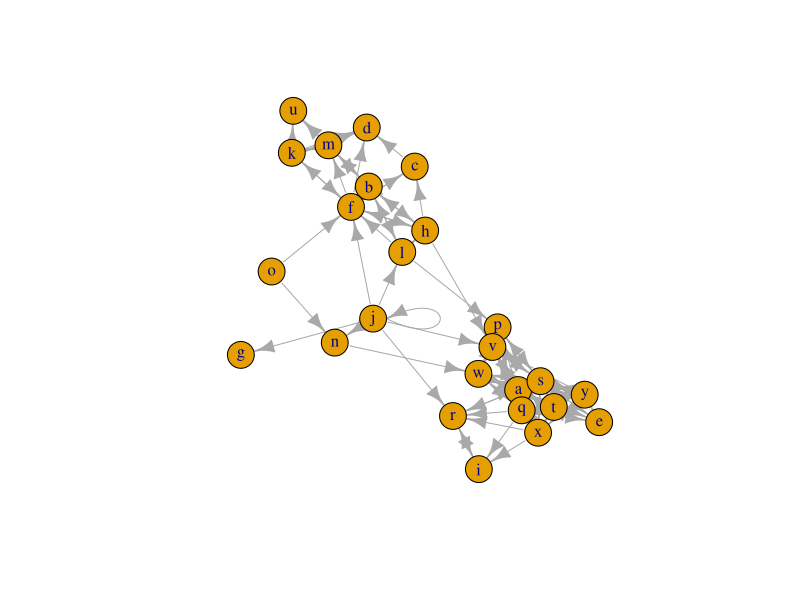
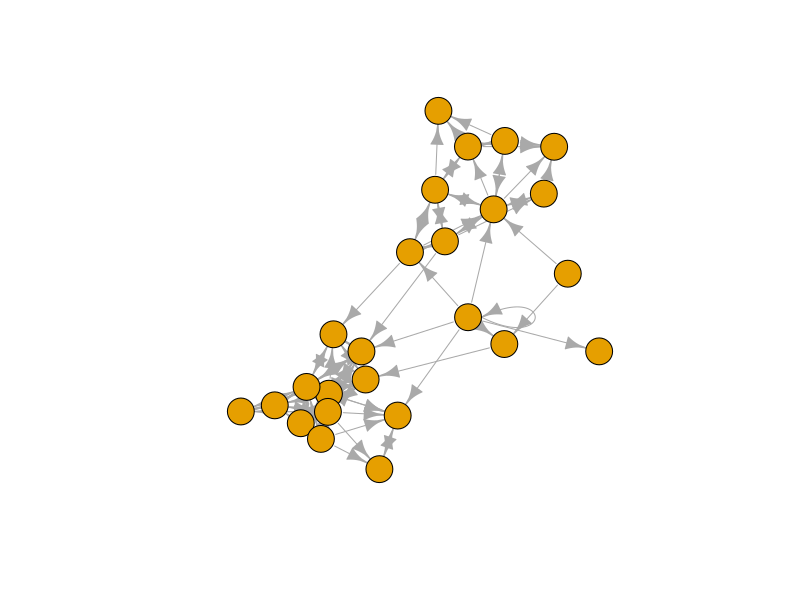
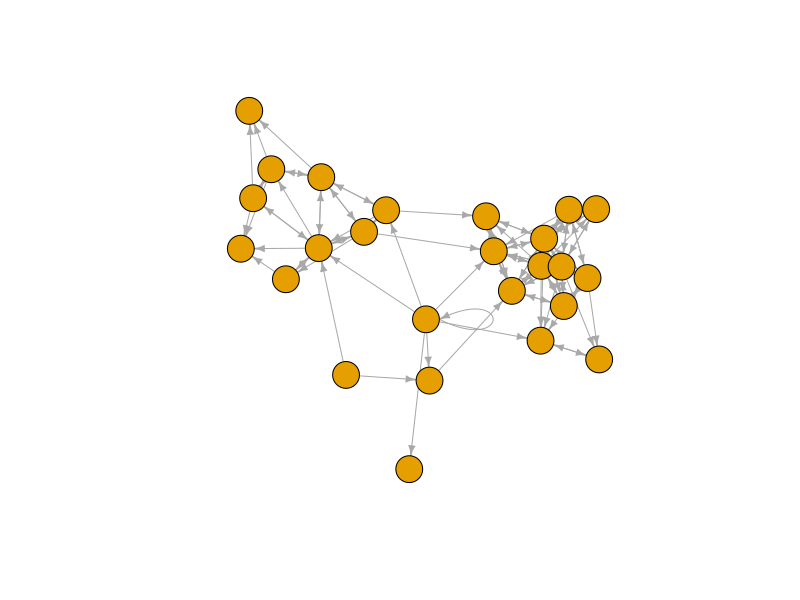
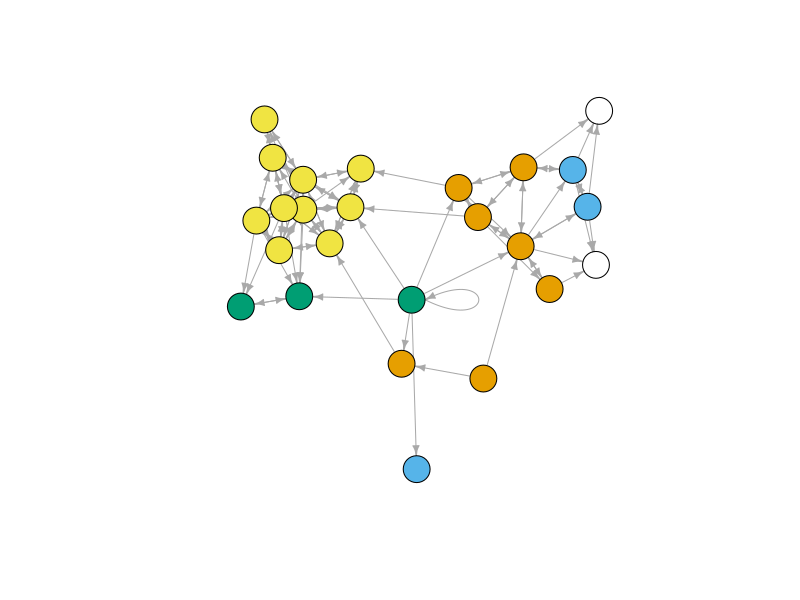
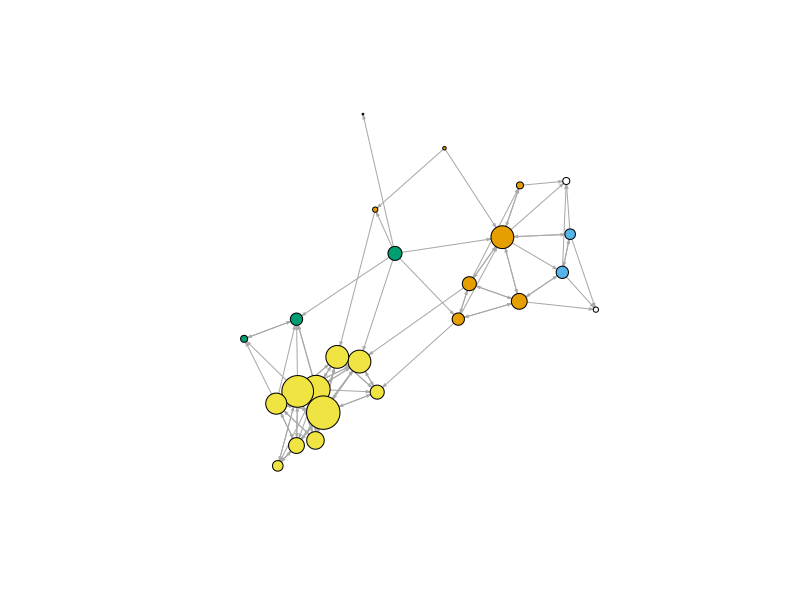
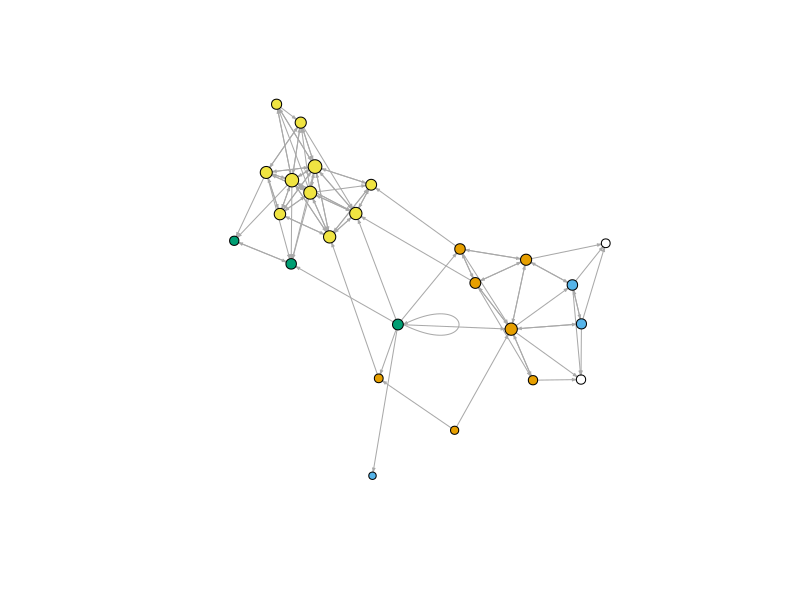
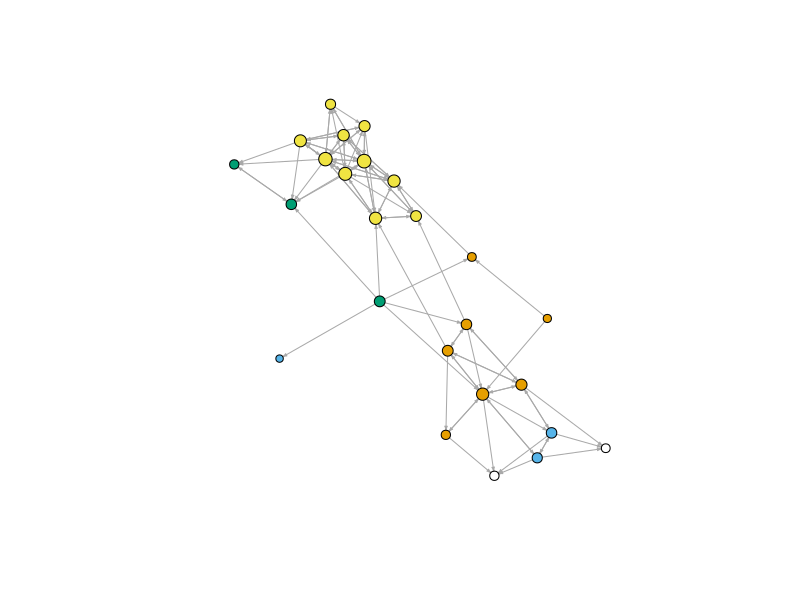

Write the R code that produced these figures, in order.

### packages, working directory ###########################

library(tidyverse)
library(igraph)

file.stem <- paste0("C:/Users/",
                    Sys.info()["user"],
                    "/OneDrive - University of Edinburgh/")

setwd(paste0(file.stem,"research/networks_sicss/networks_sicss"))

# data are from students taking a social networks class in 2022
# a tie indicates that focal student (ego) nominated another student (alter)
# on a social network survey
# contact frequency is the frequency of interaction
# contact type 

contact.freq <- read.csv("data/contact_frequency.csv")
contact.type <- read.csv("data/contact_type.csv")
attributes <- read.csv("data/respondent_attributes.csv")

# note that 'degree' in the attributes files refers to the *degree programme*
# that students are taking - not degree in the network theory sense

### WORKED EXAMPLE ######################

# take a look at the data
View(contact.freq)
View(contact.type)
table(contact.freq$freq)
table(contact.freq$freq)/nrow(contact.freq)
table(contact.type$digital)

# create an igraph object with all network ties
# igraph expects an edgelist to be a two-column matrix
allcontact.ig <- graph_from_edgelist(
                    as.matrix(contact.freq[,c("ego.anon",
                                              "alter.anon")]
                      )
                    )

# simple plot
plot(allcontact.ig)

# drop vertex labels
plot(allcontact.ig,
     vertex.label = NA)

# decrease arrow size
plot(allcontact.ig,
     vertex.label = NA,
     edge.arrow.size = .5)


# match node attributes with network data
# NOTE that the order of nodes can be unpredictable
# I create a second id to keep track of the node order
# left_join does not reorder the data from, but merge (base R) does 

attr <- data.frame(anon.id = V(allcontact.ig)$name,
                   node.seq = 1:length(V(allcontact.ig)$name)) %>% 
  left_join(attributes, by = "anon.id") %>%                                                                    
  arrange(node.seq)

View(attr)

# visualize the network with degree programme as color

V(allcontact.ig)$vertex.color <- factor(attr$degree)

plot(allcontact.ig,
     vertex.label = NA,
     edge.arrow.size = .5,
     vertex.color = factor(attr$degree))

# scale node size to a network centrality measure

plot(simplify(allcontact.ig),
     vertex.label = NA,
     edge.arrow.size = .2,
     vertex.color = factor(attr$degree),
     vertex.size = degree(allcontact.ig, mode = "all"))

# it is sometimes helpful to use a transformation (e.g. square root or log)
# to prevent high-degree nodes from becoming too large
# notice I set a minimum node size by adding a constant
plot(allcontact.ig,
     vertex.label = NA,
     edge.arrow.size = .2,
     vertex.color = factor(attr$degree),
     vertex.size = 3 + sqrt(degree(allcontact.ig, mode = "all")))


# you can drop self-ties easily by using simplify

plot(igraph::simplify(allcontact.ig),
     vertex.label = NA,
     edge.arrow.size = .2,
     vertex.color = factor(attr$degree),
     vertex.size = 3 + sqrt(degree(allcontact.ig, mode = "all")))



### EXERCISE: using the 'contact type' data, compare #########
# the networks of 'mostly digital' and 'mostly in person" contact
# (hint: if digital == F, contact is mostly in person)
# what can we conclude about digital vs in person contact across
# degree programmes?
# similarly, compare the network of more frequent contact
# to the network of all contactr
# what can we conclude about the frequency of interaction within
# and across degree programs?

### EXERCISE: sending gossip
# suppose we want to send a piece of gossip from students on 
# on degree programme to the other, using only word of mouth
# which student(s) would have to pass on the gossip for this to work?
# what if only students who know each other well are willing to
# pass on gossip?




